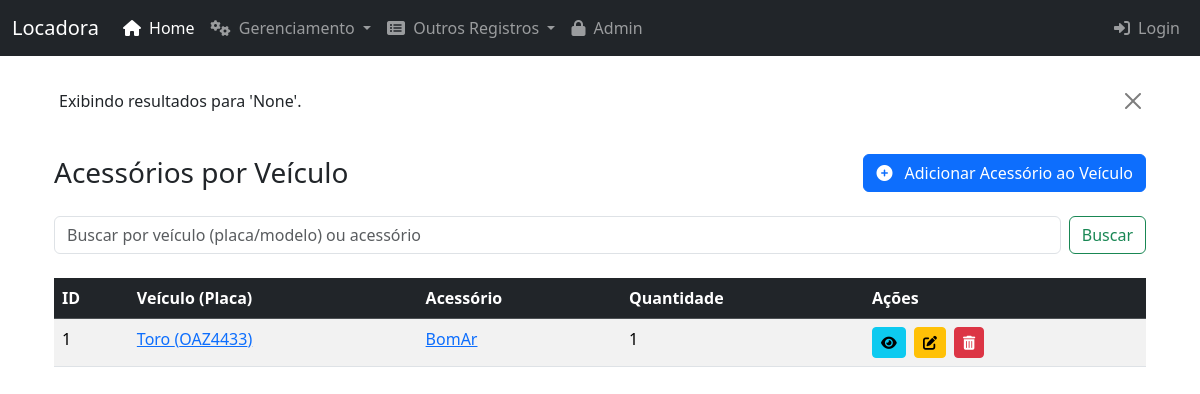
The page /veiculo_acessorios/ on the database its author committed.
### core/models.py (models this page shows, shortened)
class VeiculoAcessorio(models.Model):
    id_veiculo_acessorio = models.AutoField(primary_key=True)
    veiculo = models.ForeignKey(Veiculo, on_delete=models.CASCADE)
    acessorio = models.ForeignKey(Acessorio, on_delete=models.CASCADE)
    quantidade = models.IntegerField(default=1) # Quantidade daquele acessorio para aquele veiculo
    class Meta:
        verbose_name = "Acessório do Veículo"
        verbose_name_plural = "Acessórios dos Veículos"
        unique_together = ('veiculo', 'acessorio') # Garante que um par veiculo-acessorio é único

class Veiculo(models.Model):
    id_veiculo = models.AutoField(primary_key=True)
    placa = models.CharField(max_length=8, unique=True)
    marca = models.CharField(max_length=45)
    modelo = models.CharField(max_length=45)
    ano = models.IntegerField()
    cor = models.CharField(max_length=30)
    quilometragem = models.DecimalField(max_digits=10, decimal_places=2) # Pode ser IntegerField se for sempre km inteiros
    status_disponibilidade = models.CharField(max_length=20, default='Disponível')
    valor_diario = models.DecimalField(max_digits=10, decimal_places=2)
    tipo_veiculo = models.ForeignKey(TipoVeiculo, on_delete=models.SET_NULL, null=True, related_name='veiculos')
    class Meta:
        verbose_name = "Veículo"
        verbose_name_plural = "Veículos"

class Acessorio(models.Model):
    id_acessorio = models.AutoField(primary_key=True)
    nome_acessorio = models.CharField(max_length=100)
    valor_diario = models.DecimalField(max_digits=10, decimal_places=2)
    class Meta:
        verbose_name = "Acessório"
        verbose_name_plural = "Acessórios"

### core/views.py (the view)
# urls.py: path('veiculo_acessorios/', views.lista_veiculo_acessorios, name='lista_veiculo_acessorios'),
def lista_veiculo_acessorios(request):
     query = request.GET.get('q')
     veiculo_acessorios = VeiculoAcessorio.objects.all().order_by('veiculo__modelo', 'acessorio__nome_acessorio')
     if query:
         veiculo_acessorios = veiculo_acessorios.filter(
            Q(veiculo__placa__icontains=query) |
            Q(veiculo__modelo__icontains=query) |
            Q(acessorio__nome__icontains=query)
        )
     messages.info(request, f"Exibindo resultados para '{query}'.")
     return render(request, 'core/lista_veiculo_acessorios.html', {'veiculo_acessorios': veiculo_acessorios, 'query': query})

### core/templates/core/lista_veiculo_acessorios.html (shortened to what this page needs)
{% extends 'base.html' %}
{% block content %}
    <div class="d-flex justify-content-between align-items-center mb-4">
        <h1 class="h3 mb-0">Acessórios por Veículo</h1>
        <a href="{% url 'adicionar_veiculo_acessorio' %}" class="btn btn-primary">
            <i class="fas fa-plus-circle me-2"></i> Adicionar Acessório ao Veículo
        </a>
    </div>
    <div class="mb-4">
        <form class="d-flex" method="GET" action="{% url 'lista_veiculo_acessorios' %}">
            <input class="form-control me-2" type="search" placeholder="Buscar por veículo (placa/modelo) ou acessório" aria-label="Search" name="q" value="{{ query|default:'' }}">
            <button class="btn btn-outline-success" type="submit">Buscar</button>
        </form>
    </div>
    {% if veiculo_acessorios %}
        <div class="table-responsive">
            <table class="table table-hover table-striped">
                <thead class="table-dark">
                    <tr>
                        <th>ID</th>
                        <th>Veículo (Placa)</th>
                        <th>Acessório</th>
                        <th>Quantidade</th>
                        <th>Ações</th>
                    </tr>
                </thead>
                <tbody>
                    {% for va in veiculo_acessorios %}
                    <tr>
                        <td>{{ va.id_veiculo_acessorio }}</td>
                        <td>
                            <a href="{% url 'detalhes_veiculo' pk=va.veiculo.pk %}">
                                {{ va.veiculo.modelo }} ({{ va.veiculo.placa }})
                            </a>
                        </td>
                        <td>
                            <a href="{% url 'detalhes_acessorio' pk=va.acessorio.pk %}">
                                {{ va.acessorio.nome_acessorio }}
                            </a>
                        </td>
                        <td>{{ va.quantidade }}</td>
                        <td>
                            <a href="{% url 'detalhes_veiculo_acessorio' pk=va.pk %}" class="btn btn-info btn-sm me-1" title="Ver Detalhes">
                                <i class="fas fa-eye"></i>
                            </a>
                            <a href="{% url 'editar_veiculo_acessorio' pk=va.pk %}" class="btn btn-warning btn-sm me-1" title="Editar">
                                <i class="fas fa-edit"></i>
                            </a>
                            <a href="{% url 'excluir_veiculo_acessorio' pk=va.pk %}" class="btn btn-danger btn-sm" title="Excluir">
                                <i class="fas fa-trash-alt"></i>
                            </a>
                        </td>
                    </tr>
                    {% endfor %}
                </tbody>
            </table>
        </div>
    {% else %}
        <div class="alert alert-info" role="alert">
            Nenhum acessório atribuído a veículos ainda. <a href="{% url 'adicionar_veiculo_acessorio' %}" class="alert-link">Adicionar um novo?</a>
        </div>
    {% endif %}
{% endblock %}

### rows shown on the page
VeiculoAcessorio: id_veiculo_acessorio "1", veiculo.modelo "Toro", veiculo.placa "OAZ4433", acessorio.nome_acessorio "BomAr", quantidade "1"

### other values the page prints
{{ message }} "Exibindo resultados para 'None'."
